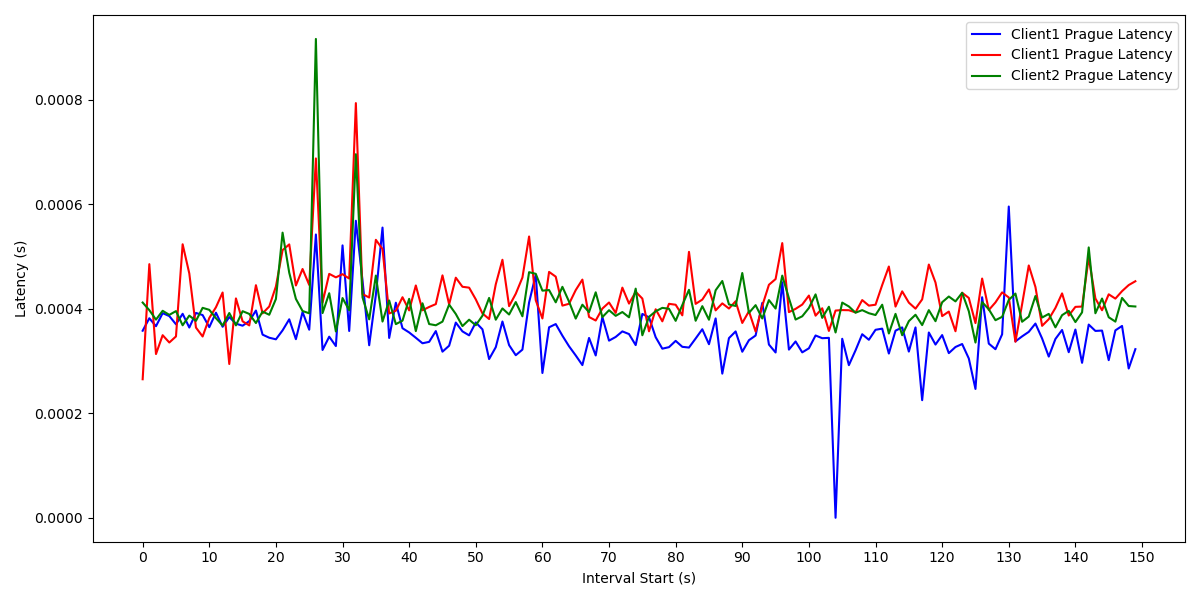

This chart was generated by the following Python code:
import pandas as pd
import matplotlib.pyplot as plt
import os

# 读取 CSV 文件
file_path = r'C:\Users\10111\Desktop\SIT724\reproduce experiment\L4S experiment\Dualpi2\ECN enabled\client1 cubic & prague client 2 prague\ECN_enable_client1_cubic_prague_client2_prague_latency.csv'
data = pd.read_csv(file_path)

# 只选择前150个数据点
data = data.head(150)

# 绘制图像
plt.figure(figsize=(12, 6))

# 绘制 Client1 BBR 的延迟数据
plt.plot(data['Interval start'], data['client1-prague-latency'], linestyle='-', color='b', label='Client1 Prague Latency')

# 绘制 Client2 Cubic 的延迟数据
plt.plot(data['Interval start'], data['client1-cubic-latency'], linestyle='-', color='r', label='Client1 Prague Latency')

plt.plot(data['Interval start'], data['client2-prague-latency'], linestyle='-', color='g', label='Client2 Prague Latency')

# 设置图表标题和标签
#plt.title('Latency Over Time')
plt.xlabel('Interval Start (s)')
plt.ylabel('Latency (s)')

# 设置 x 轴刻度
plt.xticks(ticks=range(0, 151, 10))  # 每10秒一个刻度

# 添加图例
plt.legend()

# 显示图表
plt.tight_layout()

# 保存图表到当前目录
output_dir = os.path.dirname(file_path)
output_path = os.path.join(output_dir, 'latency.png')
plt.savefig(output_path)

# 显示图表
plt.show()

